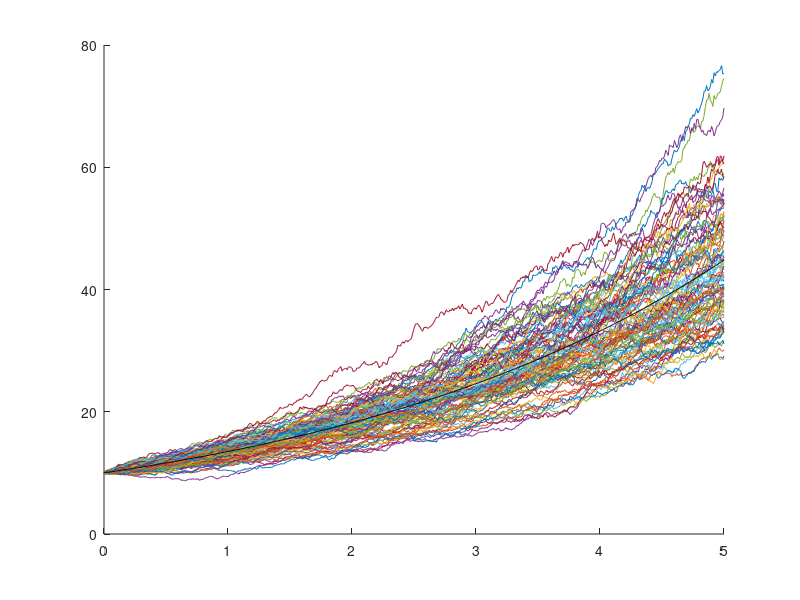

MATLAB code for this plot:
clear 
clc
% rng(1, 'v4') 

%This parameter changes the number of brownian motion paths 
k = 100;

mu = 0.3; 
sigma = 0.1; 
X_0 = 10; 
delta_t = 0.01; 
t = 0:delta_t:5;
[~,t_length] = size(t); 
numbers = randn(t_length-1, k);

tic 
%by default, if provided with a matrix then cumprod works along the columns
temp = X_0.*cumprod( exp( (mu - 0.5.*sigma.^2).*delta_t +...
    sigma.*sqrt(delta_t).*numbers )); 
X = [repmat(X_0,1, k) ; temp ]; 
T = repmat(t', 1, k); 

%When plotting two matrices together, matlab takes in pairs of columns 
figure()
hold on 
plot(T,X)
plot(t, X_0.*exp(mu.*t),'k-')
%axis tight
hold off 
temp = X_0.*exp(mu.*t); 
count = sum(X(end,:) > temp(end)); 
%I am checking the number of paths that are above the expected value 
count/k 
toc 